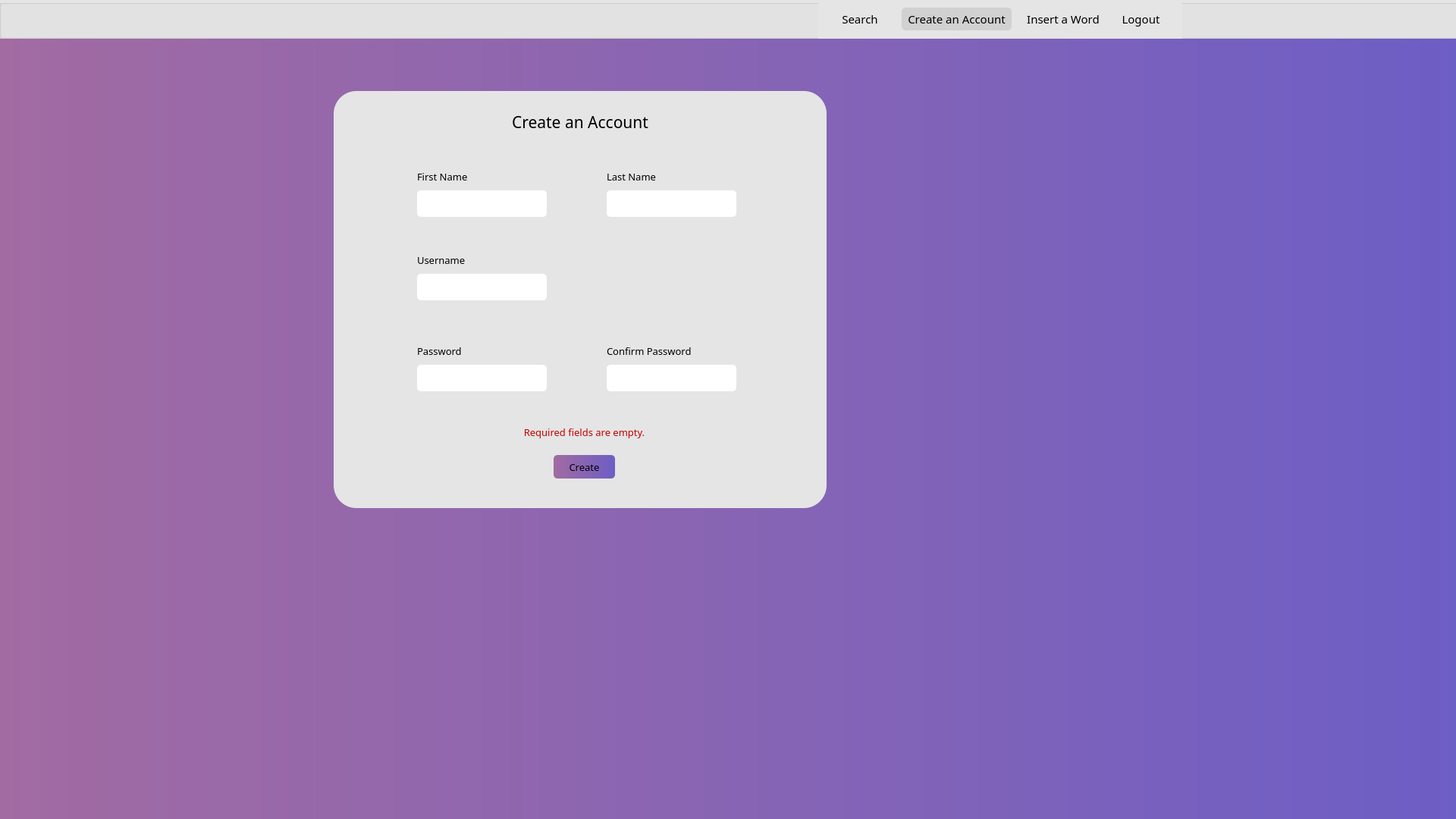
<?xml version="1.0" encoding="UTF-8"?>
<ui version="4.0">
 <class>create</class>
 <widget class="QWidget" name="create">
  <property name="geometry">
   <rect>
    <x>0</x>
    <y>0</y>
    <width>1920</width>
    <height>1080</height>
   </rect>
  </property>
  <property name="sizePolicy">
   <sizepolicy hsizetype="Preferred" vsizetype="Expanding">
    <horstretch>0</horstretch>
    <verstretch>0</verstretch>
   </sizepolicy>
  </property>
  <property name="baseSize">
   <size>
    <width>0</width>
    <height>0</height>
   </size>
  </property>
  <property name="font">
   <font>
    <family>Poppins Medium</family>
    <pointsize>10</pointsize>
   </font>
  </property>
  <property name="windowTitle">
   <string>MainWindow</string>
  </property>
  <property name="autoFillBackground">
   <bool>false</bool>
  </property>
  <property name="styleSheet">
   <string notr="true">background-color: qlineargradient(spread:pad, x1:0, y1:0, x2:1, y2:0, stop:0 #A26BA2, stop:1 #6D5EC5);
</string>
  </property>
  <widget class="QWidget" name="centralwidget" native="true">
   <property name="geometry">
    <rect>
     <x>0</x>
     <y>0</y>
     <width>1920</width>
     <height>1080</height>
    </rect>
   </property>
   <widget class="QGroupBox" name="groupBox">
    <property name="geometry">
     <rect>
      <x>440</x>
      <y>120</y>
      <width>650</width>
      <height>550</height>
     </rect>
    </property>
    <property name="styleSheet">
     <string notr="true">background: #E5E5E5;
border-radius: 30px;</string>
    </property>
    <property name="title">
     <string/>
    </property>
    <widget class="QLabel" name="label_2">
     <property name="geometry">
      <rect>
       <x>235</x>
       <y>20</y>
       <width>221</width>
       <height>41</height>
      </rect>
     </property>
     <property name="font">
      <font>
       <family>Poppins Medium</family>
       <pointsize>16</pointsize>
      </font>
     </property>
     <property name="styleSheet">
      <string notr="true">text-align: center;</string>
     </property>
     <property name="text">
      <string>Create an Account</string>
     </property>
    </widget>
    <widget class="QPushButton" name="createCreateButton">
     <property name="geometry">
      <rect>
       <x>290</x>
       <y>480</y>
       <width>81</width>
       <height>31</height>
      </rect>
     </property>
     <property name="font">
      <font>
       <family>Poppins Medium</family>
       <pointsize>10</pointsize>
      </font>
     </property>
     <property name="cursor">
      <cursorShape>PointingHandCursor</cursorShape>
     </property>
     <property name="styleSheet">
      <string notr="true">background-color: qlineargradient(spread:pad, x1:0, y1:0, x2:1, y2:0, stop:0 #A26BA2, stop:1 #6D5EC5);
border-radius: 5px;
</string>
     </property>
     <property name="text">
      <string>Create</string>
     </property>
    </widget>
    <widget class="QWidget" name="layoutWidget_2">
     <property name="geometry">
      <rect>
       <x>360</x>
       <y>100</y>
       <width>171</width>
       <height>66</height>
      </rect>
     </property>
     <layout class="QVBoxLayout" name="verticalLayout_2">
      <item>
       <widget class="QLabel" name="label_5">
        <property name="font">
         <font>
          <family>Poppins Medium</family>
          <pointsize>10</pointsize>
         </font>
        </property>
        <property name="text">
         <string>Last Name</string>
        </property>
       </widget>
      </item>
      <item>
       <widget class="QLineEdit" name="createLastNameLineEdit">
        <property name="font">
         <font>
          <family>Poppins</family>
          <pointsize>10</pointsize>
         </font>
        </property>
        <property name="styleSheet">
         <string notr="true">background: #FFFFFF;
border-radius: 5px;
height:35px;
</string>
        </property>
       </widget>
      </item>
     </layout>
    </widget>
    <widget class="QWidget" name="layoutWidget_3">
     <property name="geometry">
      <rect>
       <x>110</x>
       <y>210</y>
       <width>171</width>
       <height>66</height>
      </rect>
     </property>
     <layout class="QVBoxLayout" name="verticalLayout_3">
      <item>
       <widget class="QLabel" name="label_6">
        <property name="font">
         <font>
          <family>Poppins Medium</family>
          <pointsize>10</pointsize>
         </font>
        </property>
        <property name="text">
         <string>Username</string>
        </property>
       </widget>
      </item>
      <item>
       <widget class="QLineEdit" name="createUsernameLineEdit">
        <property name="font">
         <font>
          <family>Poppins</family>
          <pointsize>10</pointsize>
         </font>
        </property>
        <property name="styleSheet">
         <string notr="true">background: #FFFFFF;
border-radius: 5px;
height:35px;
</string>
        </property>
       </widget>
      </item>
     </layout>
    </widget>
    <widget class="QWidget" name="layoutWidget_4">
     <property name="geometry">
      <rect>
       <x>110</x>
       <y>330</y>
       <width>171</width>
       <height>66</height>
      </rect>
     </property>
     <layout class="QVBoxLayout" name="verticalLayout_4">
      <item>
       <widget class="QLabel" name="label_7">
        <property name="font">
         <font>
          <family>Poppins Medium</family>
          <pointsize>10</pointsize>
         </font>
        </property>
        <property name="text">
         <string>Password</string>
        </property>
       </widget>
      </item>
      <item>
       <widget class="QLineEdit" name="createPasswordLineEdit">
        <property name="font">
         <font>
          <family>Poppins</family>
          <pointsize>10</pointsize>
         </font>
        </property>
        <property name="styleSheet">
         <string notr="true">background: #FFFFFF;
border-radius: 5px;
height:35px;
</string>
        </property>
        <property name="echoMode">
         <enum>QLineEdit::Password</enum>
        </property>
       </widget>
      </item>
     </layout>
    </widget>
    <widget class="QWidget" name="layoutWidget_5">
     <property name="geometry">
      <rect>
       <x>360</x>
       <y>330</y>
       <width>171</width>
       <height>66</height>
      </rect>
     </property>
     <layout class="QVBoxLayout" name="verticalLayout_5">
      <item>
       <widget class="QLabel" name="label_11">
        <property name="font">
         <font>
          <family>Poppins Medium</family>
          <pointsize>10</pointsize>
         </font>
        </property>
        <property name="text">
         <string>Confirm Password</string>
        </property>
       </widget>
      </item>
      <item>
       <widget class="QLineEdit" name="createConfirmPasswordLineEdit">
        <property name="font">
         <font>
          <family>Poppins</family>
          <pointsize>10</pointsize>
         </font>
        </property>
        <property name="styleSheet">
         <string notr="true">background: #FFFFFF;
border-radius: 5px;
height:35px;
</string>
        </property>
        <property name="echoMode">
         <enum>QLineEdit::Password</enum>
        </property>
       </widget>
      </item>
     </layout>
    </widget>
    <widget class="QWidget" name="layoutWidget">
     <property name="geometry">
      <rect>
       <x>110</x>
       <y>100</y>
       <width>171</width>
       <height>66</height>
      </rect>
     </property>
     <layout class="QVBoxLayout" name="verticalLayout">
      <item>
       <widget class="QLabel" name="label_4">
        <property name="font">
         <font>
          <family>Poppins Medium</family>
          <pointsize>10</pointsize>
         </font>
        </property>
        <property name="text">
         <string>First Name</string>
        </property>
       </widget>
      </item>
      <item>
       <widget class="QLineEdit" name="createFirstNameLineEdit">
        <property name="font">
         <font>
          <family>Poppins</family>
          <pointsize>10</pointsize>
         </font>
        </property>
        <property name="styleSheet">
         <string notr="true">background: #FFFFFF;
border-radius: 5px;
height:35px;
</string>
        </property>
       </widget>
      </item>
     </layout>
    </widget>
    <widget class="QLabel" name="createErrorLabel">
     <property name="geometry">
      <rect>
       <x>165</x>
       <y>440</y>
       <width>331</width>
       <height>20</height>
      </rect>
     </property>
     <property name="font">
      <font>
       <family>Poppins Medium</family>
       <pointsize>10</pointsize>
      </font>
     </property>
     <property name="styleSheet">
      <string notr="true">color:rgb(197, 0, 0)</string>
     </property>
     <property name="text">
      <string>Required fields are empty.</string>
     </property>
     <property name="alignment">
      <set>Qt::AlignCenter</set>
     </property>
    </widget>
   </widget>
   <widget class="QGroupBox" name="groupBox_2">
    <property name="geometry">
     <rect>
      <x>-1</x>
      <y>0</y>
      <width>1931</width>
      <height>51</height>
     </rect>
    </property>
    <property name="styleSheet">
     <string notr="true">background: #E5E5E5;</string>
    </property>
    <property name="title">
     <string/>
    </property>
    <widget class="QWidget" name="layoutWidget_6">
     <property name="geometry">
      <rect>
       <x>1080</x>
       <y>0</y>
       <width>480</width>
       <height>51</height>
      </rect>
     </property>
     <layout class="QHBoxLayout" name="horizontalLayout_2">
      <property name="spacing">
       <number>20</number>
      </property>
      <property name="leftMargin">
       <number>20</number>
      </property>
      <property name="rightMargin">
       <number>20</number>
      </property>
      <item>
       <widget class="QPushButton" name="createNavSearch">
        <property name="font">
         <font>
          <family>Poppins Medium</family>
          <pointsize>11</pointsize>
         </font>
        </property>
        <property name="cursor">
         <cursorShape>PointingHandCursor</cursorShape>
        </property>
        <property name="styleSheet">
         <string notr="true">background: #E5E5E5;
border-radius: 5px;</string>
        </property>
        <property name="text">
         <string>Search</string>
        </property>
       </widget>
      </item>
      <item>
       <widget class="QPushButton" name="createCreateAccount">
        <property name="font">
         <font>
          <family>Poppins Medium</family>
          <pointsize>11</pointsize>
         </font>
        </property>
        <property name="cursor">
         <cursorShape>ArrowCursor</cursorShape>
        </property>
        <property name="styleSheet">
         <string notr="true">background: #D1D1D1;
border-radius: 5px;
height: 30px;
width: 145px;</string>
        </property>
        <property name="text">
         <string>Create an Account</string>
        </property>
       </widget>
      </item>
      <item>
       <widget class="QPushButton" name="createNavInsert">
        <property name="font">
         <font>
          <family>Poppins Medium</family>
          <pointsize>11</pointsize>
         </font>
        </property>
        <property name="cursor">
         <cursorShape>PointingHandCursor</cursorShape>
        </property>
        <property name="styleSheet">
         <string notr="true">background: #E5E5E5;
border-radius: 5px;</string>
        </property>
        <property name="text">
         <string>Insert a Word</string>
        </property>
       </widget>
      </item>
      <item>
       <widget class="QPushButton" name="createLogout">
        <property name="font">
         <font>
          <family>Poppins Medium</family>
          <pointsize>11</pointsize>
         </font>
        </property>
        <property name="cursor">
         <cursorShape>PointingHandCursor</cursorShape>
        </property>
        <property name="styleSheet">
         <string notr="true">background: #E5E5E5;
border-radius: 5px;</string>
        </property>
        <property name="text">
         <string>Logout</string>
        </property>
       </widget>
      </item>
     </layout>
    </widget>
   </widget>
  </widget>
 </widget>
 <resources/>
 <connections/>
</ui>
